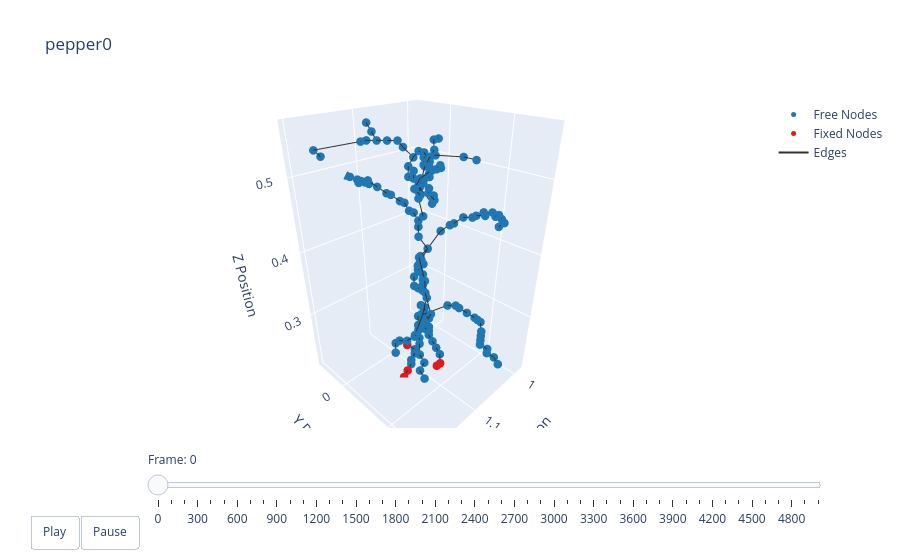

Notebook code cell kept with this figure:
### Markdown cell above
### Plotting

### Code cell
t = np.arange(robot.sim_params.total_time, step=robot.sim_params.dt)
options = dismech.AnimationOptions(title=plant_name, plot_step=robot.sim_params.plot_step)

fig = dismech.get_interactive_animation_plotly(robot, t, qs , options)
fig.show()

### Figure 1 — Plotly figure (JSON) as saved in the notebook; plotly's stock layout.template omitted (floating-point values rounded to 4 significant figures; data arrays with more than 128 entries replaced by an {"elided": "..."} marker saying what was removed)
{"data": [{"marker": {"color": "#1f78b4", "size": 5}, "mode": "markers", "name": "Free Nodes", "type": "scatter3d", "x": {"elided": "170 float values"}, "y": {"elided": "170 float values"}, "z": {"elided": "170 float values"}}, {"marker": {"color": "#e31a1c", "size": 5}, "mode": "markers", "name": "Fixed Nodes", "type": "scatter3d", "x": [1.128, 1.12, 1.072, 1.08, 1.112], "y": [0.05033, 0.05033, 0.07433, 0.07433, 0.04233], "z": [0.2049, 0.2129, 0.2129, 0.2129, 0.2529]}, {"line": {"color": "#333333", "width": 2}, "mode": "lines", "name": "Edges", "type": "scatter3d", "x": {"elided": "522 float values"}, "y": {"elided": "522 float values"}, "z": {"elided": "522 float values"}}, {"color": "rgba(166, 206, 227, 0.7)", "i": [], "j": [], "k": [], "name": "Faces", "opacity": 0.7, "showscale": false, "type": "mesh3d", "x": {"elided": "175 float values"}, "y": {"elided": "175 float values"}, "z": {"elided": "175 float values"}}], "layout": {"scene": {"camera": {"eye": {"x": 1.225, "y": 1.225, "z": 1.0}}, "xaxis": {"range": [0.9783, 1.207], "title": {"text": "X Position"}}, "yaxis": {"range": [-0.06214, 0.1628], "title": {"text": "Y Position"}}, "zaxis": {"range": [0.2049, 0.5654], "title": {"text": "Z Position"}}}, "sliders": [{"currentvalue": {"prefix": "Frame: "}, "steps": [{"args": [["0"], {"frame": {"duration": 50, "redraw": true}, "mode": "immediate"}], "label": "0", "method": "animate"}, {"args": [["1"], {"frame": {"duration": 50, "redraw": true}, "mode": "immediate"}], "label": "100", "method": "animate"}, {"args": [["2"], {"frame": {"duration": 50, "redraw": true}, "mode": "immediate"}], "label": "200", "method": "animate"}, {"args": [["3"], {"frame": {"duration": 50, "redraw": true}, "mode": "immediate"}], "label": "300", "method": "animate"}, {"args": [["4"], {"frame": {"duration": 50, "redraw": true}, "mode": "immediate"}], "label": "400", "method": "animate"}, {"args": [["5"], {"frame": {"duration": 50, "redraw": true}, "mode": "immediate"}], "label": "500", "method": "animate"}, {"args": [["6"], {"frame": {"duration": 50, "redraw": true}, "mode": "immediate"}], "label": "600", "method": "animate"}, {"args": [["7"], {"frame": {"duration": 50, "redraw": true}, "mode": "immediate"}], "label": "700", "method": "animate"}, {"args": [["8"], {"frame": {"duration": 50, "redraw": true}, "mode": "immediate"}], "label": "800", "method": "animate"}, {"args": [["9"], {"frame": {"duration": 50, "redraw": true}, "mode": "immediate"}], "label": "900", "method": "animate"}, {"args": [["10"], {"frame": {"duration": 50, "redraw": true}, "mode": "immediate"}], "label": "1000", "method": "animate"}, {"args": [["11"], {"frame": {"duration": 50, "redraw": true}, "mode": "immediate"}], "label": "1100", "method": "animate"}, {"args": [["12"], {"frame": {"duration": 50, "redraw": true}, "mode": "immediate"}], "label": "1200", "method": "animate"}, {"args": [["13"], {"frame": {"duration": 50, "redraw": true}, "mode": "immediate"}], "label": "1300", "method": "animate"}, {"args": [["14"], {"frame": {"duration": 50, "redraw": true}, "mode": "immediate"}], "label": "1400", "method": "animate"}, {"args": [["15"], {"frame": {"duration": 50, "redraw": true}, "mode": "immediate"}], "label": "1500", "method": "animate"}, {"args": [["16"], {"frame": {"duration": 50, "redraw": true}, "mode": "immediate"}], "label": "1600", "method": "animate"}, {"args": [["17"], {"frame": {"duration": 50, "redraw": true}, "mode": "immediate"}], "label": "1700", "method": "animate"}, {"args": [["18"], {"frame": {"duration": 50, "redraw": true}, "mode": "immediate"}], "label": "1800", "method": "animate"}, {"args": [["19"], {"frame": {"duration": 50, "redraw": true}, "mode": "immediate"}], "label": "1900", "method": "animate"}, {"args": [["20"], {"frame": {"duration": 50, "redraw": true}, "mode": "immediate"}], "label": "2000", "method": "animate"}, {"args": [["21"], {"frame": {"duration": 50, "redraw": true}, "mode": "immediate"}], "label": "2100", "method": "animate"}, {"args": [["22"], {"frame": {"duration": 50, "redraw": true}, "mode": "immediate"}], "label": "2200", "method": "animate"}, {"args": [["23"], {"frame": {"duration": 50, "redraw": true}, "mode": "immediate"}], "label": "2300", "method": "animate"}, {"args": [["24"], {"frame": {"duration": 50, "redraw": true}, "mode": "immediate"}], "label": "2400", "method": "animate"}, {"args": [["25"], {"frame": {"duration": 50, "redraw": true}, "mode": "immediate"}], "label": "2500", "method": "animate"}, {"args": [["26"], {"frame": {"duration": 50, "redraw": true}, "mode": "immediate"}], "label": "2600", "method": "animate"}, {"args": [["27"], {"frame": {"duration": 50, "redraw": true}, "mode": "immediate"}], "label": "2700", "method": "animate"}, {"args": [["28"], {"frame": {"duration": 50, "redraw": true}, "mode": "immediate"}], "label": "2800", "method": "animate"}, {"args": [["29"], {"frame": {"duration": 50, "redraw": true}, "mode": "immediate"}], "label": "2900", "method": "animate"}, {"args": [["30"], {"frame": {"duration": 50, "redraw": true}, "mode": "immediate"}], "label": "3000", "method": "animate"}, {"args": [["31"], {"frame": {"duration": 50, "redraw": true}, "mode": "immediate"}], "label": "3100", "method": "animate"}, {"args": [["32"], {"frame": {"duration": 50, "redraw": true}, "mode": "immediate"}], "label": "3200", "method": "animate"}, {"args": [["33"], {"frame": {"duration": 50, "redraw": true}, "mode": "immediate"}], "label": "3300", "method": "animate"}, {"args": [["34"], {"frame": {"duration": 50, "redraw": true}, "mode": "immediate"}], "label": "3400", "method": "animate"}, {"args": [["35"], {"frame": {"duration": 50, "redraw": true}, "mode": "immediate"}], "label": "3500", "method": "animate"}, {"args": [["36"], {"frame": {"duration": 50, "redraw": true}, "mode": "immediate"}], "label": "3600", "method": "animate"}, {"args": [["37"], {"frame": {"duration": 50, "redraw": true}, "mode": "immediate"}], "label": "3700", "method": "animate"}, {"args": [["38"], {"frame": {"duration": 50, "redraw": true}, "mode": "immediate"}], "label": "3800", "method": "animate"}, {"args": [["39"], {"frame": {"duration": 50, "redraw": true}, "mode": "immediate"}], "label": "3900", "method": "animate"}, {"args": [["40"], {"frame": {"duration": 50, "redraw": true}, "mode": "immediate"}], "label": "4000", "method": "animate"}, {"args": [["41"], {"frame": {"duration": 50, "redraw": true}, "mode": "immediate"}], "label": "4100", "method": "animate"}, {"args": [["42"], {"frame": {"duration": 50, "redraw": true}, "mode": "immediate"}], "label": "4200", "method": "animate"}, {"args": [["43"], {"frame": {"duration": 50, "redraw": true}, "mode": "immediate"}], "label": "4300", "method": "animate"}, {"args": [["44"], {"frame": {"duration": 50, "redraw": true}, "mode": "immediate"}], "label": "4400", "method": "animate"}, {"args": [["45"], {"frame": {"duration": 50, "redraw": true}, "mode": "immediate"}], "label": "4500", "method": "animate"}, {"args": [["46"], {"frame": {"duration": 50, "redraw": true}, "mode": "immediate"}], "label": "4600", "method": "animate"}, {"args": [["47"], {"frame": {"duration": 50, "redraw": true}, "mode": "immediate"}], "label": "4700", "method": "animate"}, {"args": [["48"], {"frame": {"duration": 50, "redraw": true}, "mode": "immediate"}], "label": "4800", "method": "animate"}, {"args": [["49"], {"frame": {"duration": 50, "redraw": true}, "mode": "immediate"}], "label": "4900", "method": "animate"}, {"args": [["50"], {"frame": {"duration": 50, "redraw": true}, "mode": "immediate"}], "label": "4999", "method": "animate"}], "transition": {"duration": 0}, "x": 0.1, "y": 0}], "title": {"text": "pepper0"}, "updatemenus": [{"buttons": [{"args": [null, {"frame": {"duration": 50, "redraw": true}, "fromcurrent": true}], "label": "Play", "method": "animate"}, {"args": [[null], {"frame": {"duration": 0, "redraw": true}, "mode": "immediate"}], "label": "Pause", "method": "animate"}], "direction": "left", "pad": {"r": 10, "t": 87}, "showactive": false, "type": "buttons", "x": 0.1, "xanchor": "right", "y": 0, "yanchor": "top"}]}}
